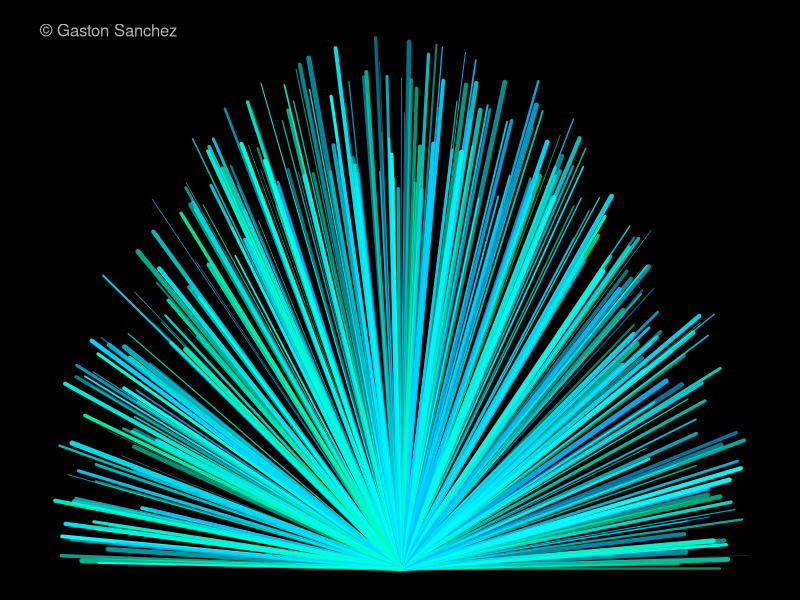

Generate this figure with R:
# generate pairs of x-y values
theta = seq(0, pi, length = 300)
x = cos(theta)
y = sin(theta)

# set graphical parameters
op = par(bg = "black", mar = rep(0.5, 4))

# plot
plot(x, y, type = 'n')
segments(rep(0, 299), rep(0, 299), x[1:299] * runif(299, 0.7), 
         y[1:299] * runif(299, 0.7), 
         col = hsv(runif(299, 0.45, 0.55), 1, 1, runif(299, 0.5)), 
         lwd = 5*runif(299))

# signature
legend("topleft", legend = "© Gaston Sanchez", bty = "n", text.col = "gray70")
